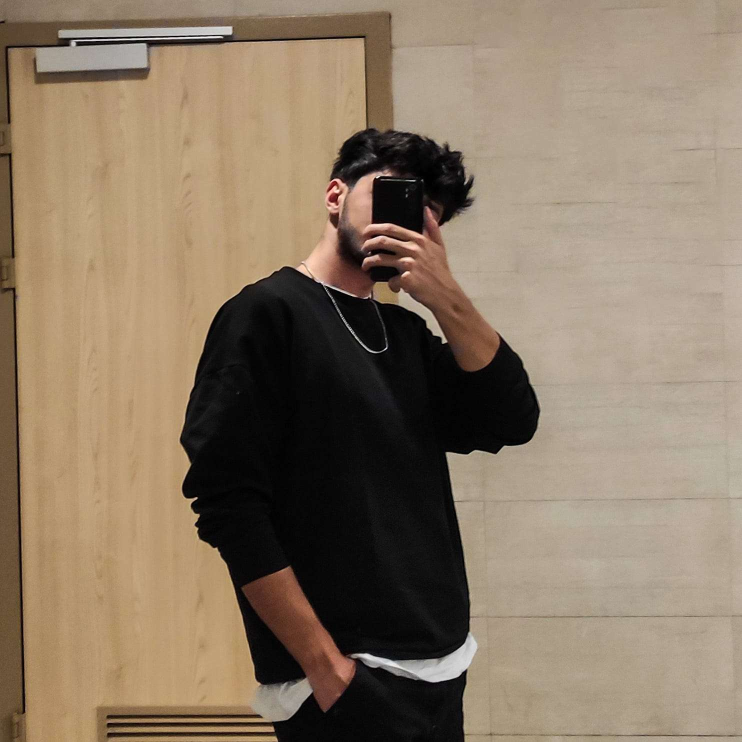
#> input picture images/profile.jpg, 1484 x 1484 px, found by its file name (shown at 1/2 size)
$ python 8_edge_filtering.py
#> lines starting #> are read from the running program, lines starting #| are printed output that depends on the picture
import cv2 as cv
import numpy as np

src = cv.imread("images/profile.jpg")
#> src is the input picture: shape (1484, 1484, 3); mean B, G, R 101, 121.1, 138.8
cv.imshow("input", src)
cv.waitKey(2000)

h, w = src.shape[:2]
#> h = 1484; w = 1484

dst = cv.edgePreservingFilter(src, sigma_s=100, sigma_r=0.4, flags=cv.RECURS_FILTER)

result = np.zeros([h, w * 2, 3], dtype=src.dtype)
result[0:h, 0:w, :] = src
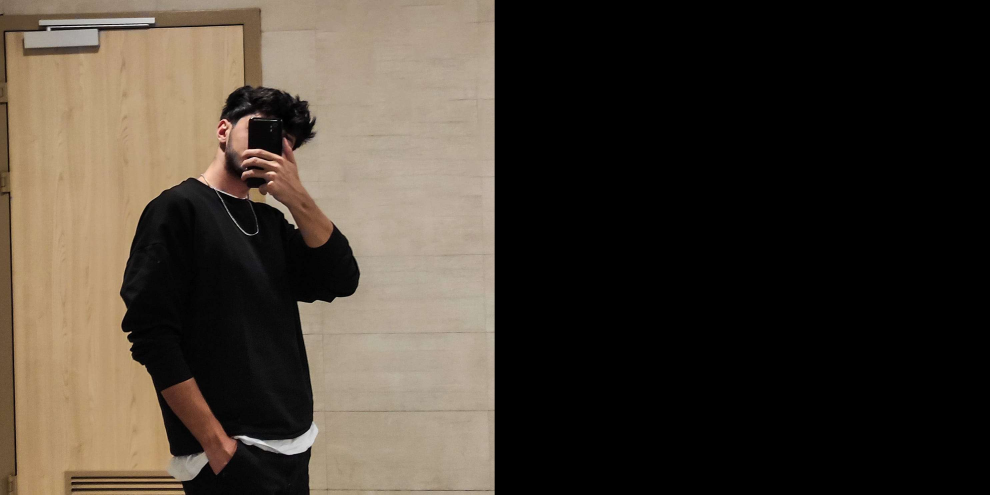
#> result: shape (1484, 2968, 3) (shown at 1/3 size); mean B, G, R 50.5, 60.5, 69.4
result[0:h, w : 2 * w, :] = dst
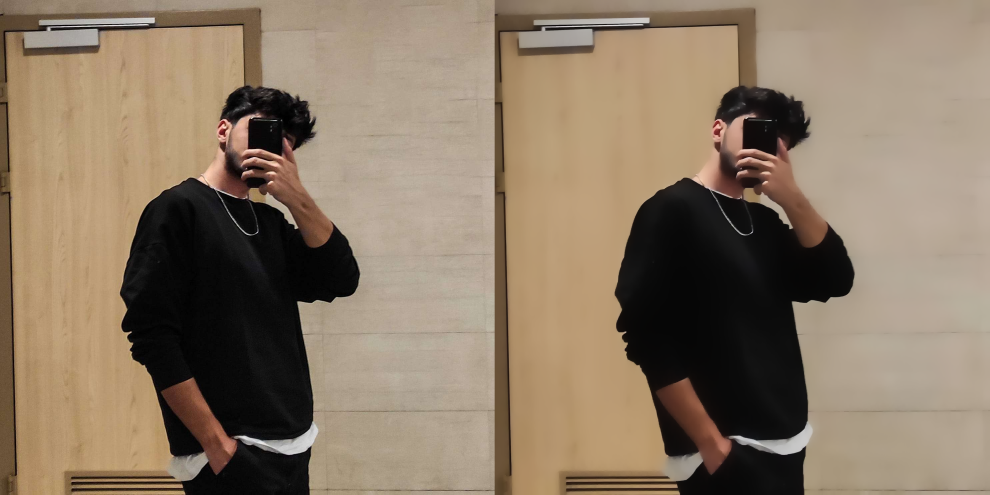
#> result: shape (1484, 2968, 3) (shown at 1/3 size); mean B, G, R 100.9, 121, 138.7

result = cv.resize(result, (w, h // 2))
#> result: shape (742, 1484, 3)
cv.imshow("result", result)
cv.waitKey(2000)
